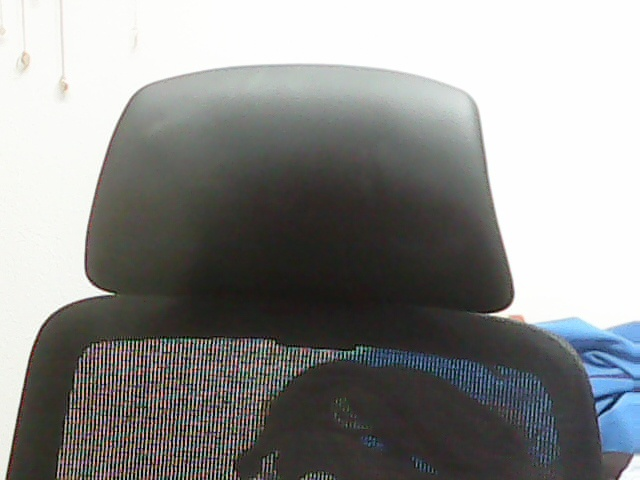
#> input picture reference.jpg, 640 x 480 px
$ python camera_test.py
#> lines starting #> are read from the running program, lines starting #| are printed output that depends on the picture; after the words box and inside, x2 and y2 are one past the last pixel; in counts of white or black regions, pixels touching at a corner belong together
import cv2
import simpleaudio as sa
import time
last_alert_time = 0


# Load the reference image and convert it to grayscale
reference = cv2.imread('reference.jpg')
#> reference is the input picture: shape (480, 640, 3); mean B, G, R 140.9, 142.2, 141.5
reference_gray = cv2.cvtColor(reference, cv2.COLOR_BGR2GRAY)
reference_gray = cv2.GaussianBlur(reference_gray, (21, 21), 0)
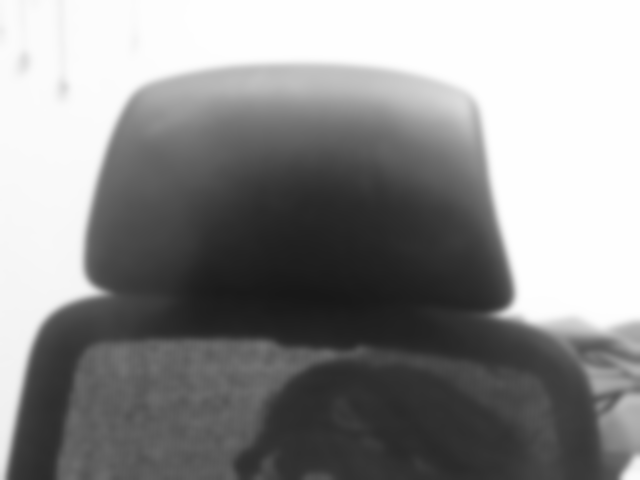
#> reference_gray: shape (480, 640); min 24, max 254, mean 141.8

# Open the default camera (usually webcam)
cap = cv2.VideoCapture(1)

alert_triggered = False

# Check if the camera opened successfully
if not cap.isOpened():
    print("Error: Could not open the camera.")
else:
    print("Camera opened successfully! Press 'Space' to capture a photo or 'q' to quit.")


# Keep the camera window open
while True:
    ret, frame = cap.read()
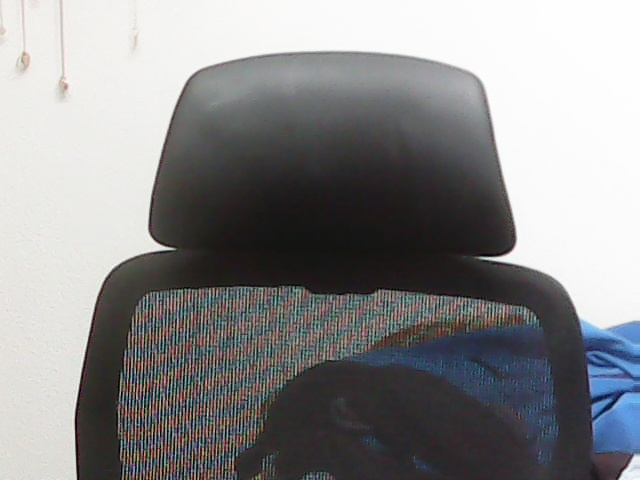
#> input picture test_image.jpg, 640 x 480 px, given in place of the camera
#> frame is the input picture: shape (480, 640, 3); mean B, G, R 139.6, 138.7, 138.6
    if not ret:
        print("Failed to capture frame.")
        break

    # Convert current frame to grayscale and blur
    gray = cv2.cvtColor(frame, cv2.COLOR_BGR2GRAY)
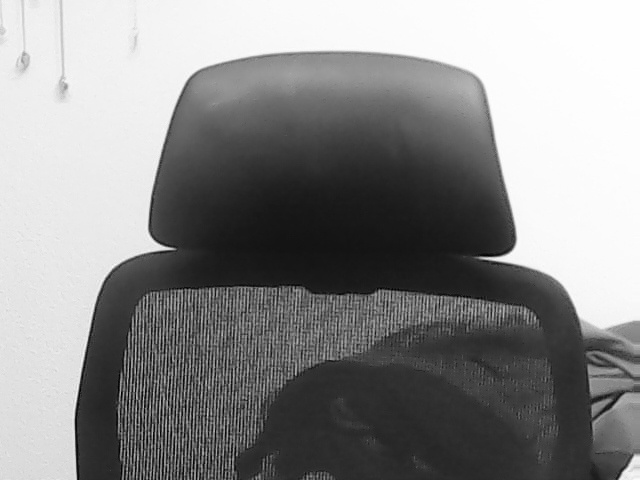
#> gray: shape (480, 640); min 0, max 255, mean 138.8
    gray = cv2.GaussianBlur(gray, (21, 21), 0)
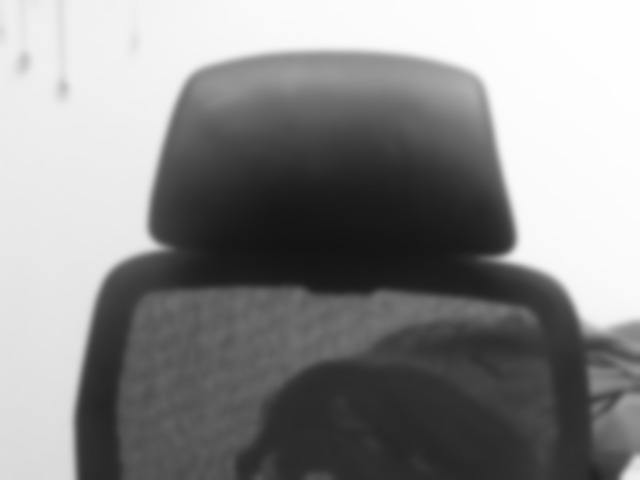
#> gray: shape (480, 640); min 20, max 254, mean 138.8

    # Compute difference between current frame and reference
    diff = cv2.absdiff(reference_gray, gray)
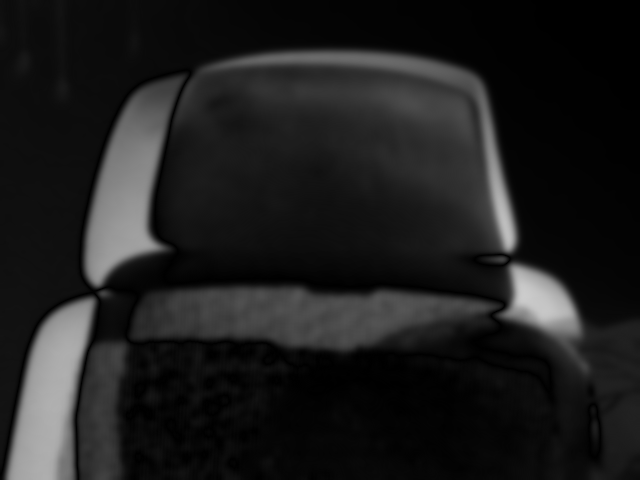
#> diff: shape (480, 640); min 0, max 204, mean 29.6
    _, thresh = cv2.threshold(diff, 25, 255, cv2.THRESH_BINARY)
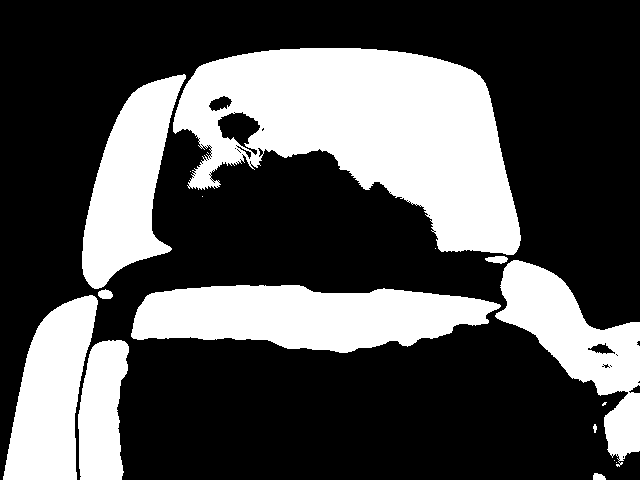
#> thresh: shape (480, 640); 32.2% white; 17 white regions (7 under 20 px), largest, box (x1, y1, x2, y2) and area: (173, 48, 521, 255) 41332, (131, 285, 501, 353) 17794, (82, 74, 186, 289) 11869

    # Count the number of changed pixels
    change = cv2.countNonZero(thresh)
#> change = 99027

    # Show the threshold difference
    cv2.imshow('Difference', thresh)

    # If change is significant, show alert
    if change > 5000:
        cv2.putText(frame, "⚠️ Movement Detected!", (10, 30),
                    cv2.FONT_HERSHEY_SIMPLEX, 1, (0, 0, 255), 2)
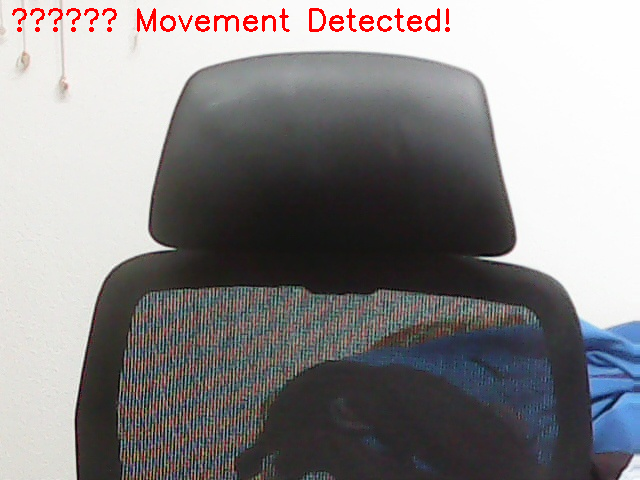
#> frame: shape (480, 640, 3); 0.96% of pixels changed, all inside (x1, y1, x2, y2) = (12, 8, 450, 32)
        print("Change detected!")

        # Play sound only if 5 seconds have passed since last one
        if time.time() - last_alert_time > 5:
#> (the run stopped early here; a loop or call above may not have finished)
